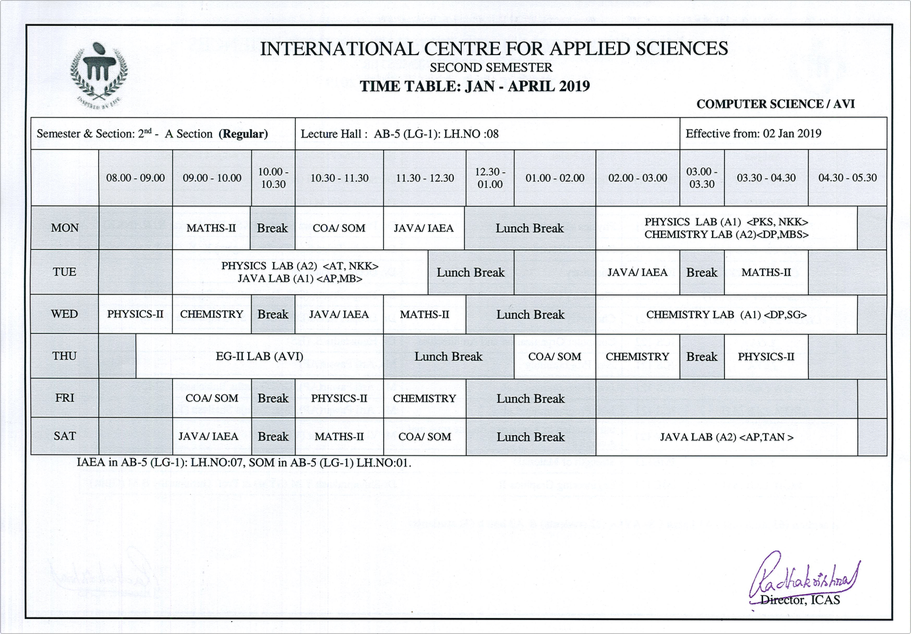
#> input picture TTProj/timetable.png, 911 x 634 px
$ python process.py
#> lines starting #> are read from the running program, lines starting #| are printed output that depends on the picture
import cv2 as cv
import numpy as np

COLORS = {   # Colors to be Used
        "BLUE" : (250, 100, 20),
        "GREEN" : (60, 255, 0),
        "RED" : (0, 0, 255),
}

def draw_lanes(img, lines):
    lanes = np.zeros_like(img)  # "img" must have the same color space as original
    if lines is not None:
        for line in lines:
            x1, y1, x2, y2 = line.reshape(4)
            x1, y1, x2, y2 = map(int,  [x1, y1, x2, y2])  # cv.line requires int inputs
            cv.line(lanes, (x1, y1), (x2, y2), COLORS["RED"], 2)
    return lanes


img = cv.imread("timetable.png")
#> img is the input picture: shape (634, 911, 3); mean B, G, R 235.7, 233.5, 231.5
canny = cv.Canny(img, 50, 200)  # TODO: Play with this threshold
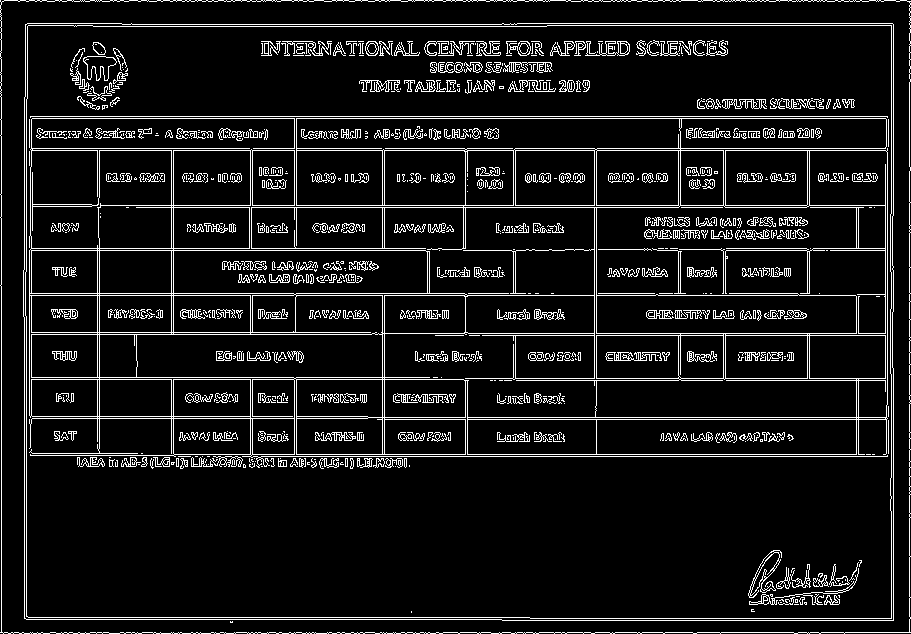
#> canny: shape (634, 911); 9% white in thin lines or dots
lines = cv.HoughLinesP(canny, 2, np.pi/180, 30, None, minLineLength=50, maxLineGap=30)
#> lines = 371 rows, first 6: [1, 416, 384, 416], [892, 367, 892, 312], [174, 456, 909, 456], [1, 118, 909, 118], [372, 333, 909, 333], [0, 632, 910, 632]

lane = draw_lanes(img, lines)
#> the loop in draw_lanes, `for line in lines:` made 371 passes
#> after the loop in draw_lanes, `for line in lines:`:
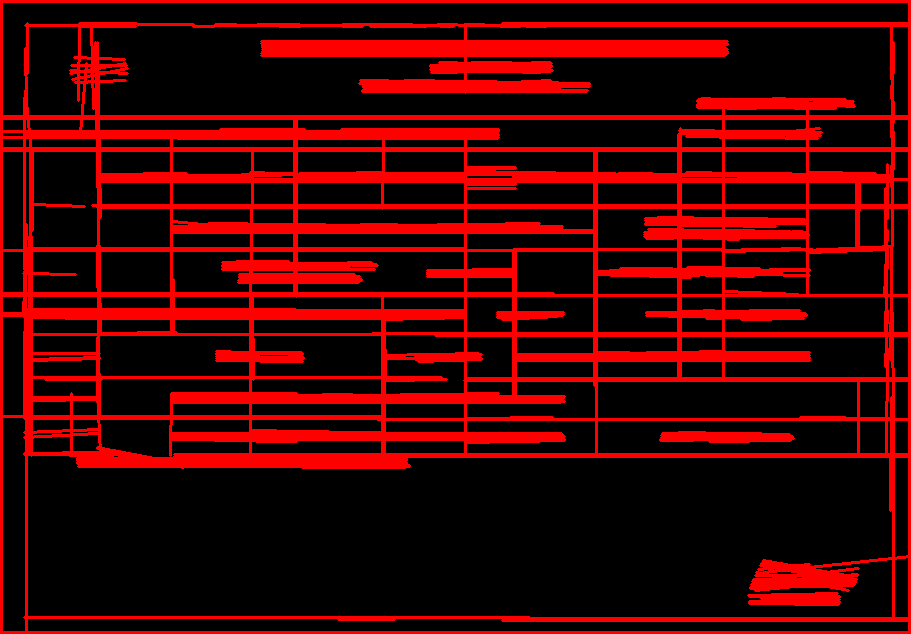
#> lanes: shape (634, 911, 3); mean of channels 0, 1, 2 0, 0, 63.5; drawn as B, G, R
detection = cv.addWeighted(img, 0.8, lane, 1, 0)
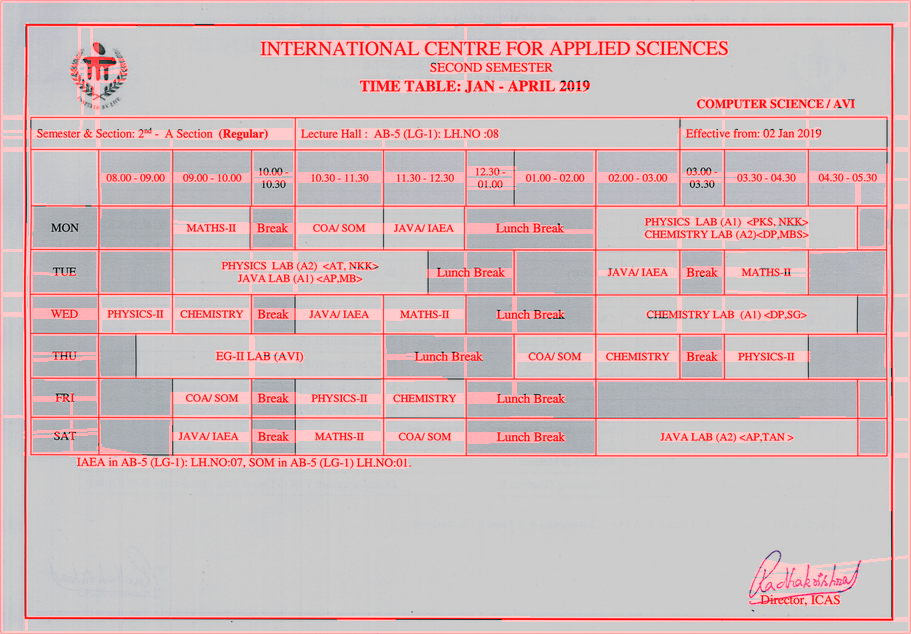
#> detection: shape (634, 911, 3); mean B, G, R 188.6, 186.8, 210.1


cv.imshow("Image", detection)
k = cv.waitKey(0)
#> (key Esc is pressed here)
